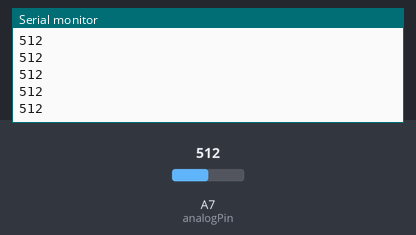
Recording of a sketch running on a simulated Arduino Nano, built with avr-gcc and run on an emulated ATmega328P. On the bench: the last lines printed to the serial monitor. Inputs (shaded band) come from the test bench; at power-on: A7 (analogPin) = 512.

Above: at 1.2 s.
1.3 s: A7 (analogPin) set to 716
At 1.31 s:
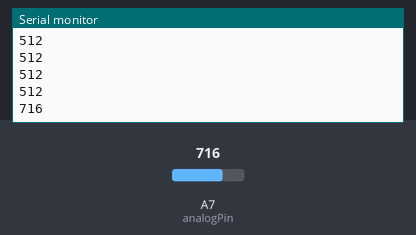
2.8 s: A7 (analogPin) set to 900
At 2.81 s:
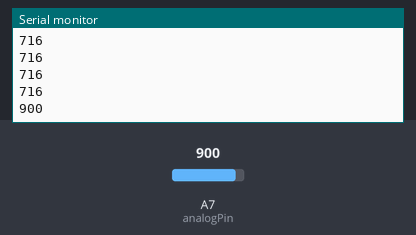
Timing chart, 0 to 5.8 s (numbered marks = the images above; inputs shaded):
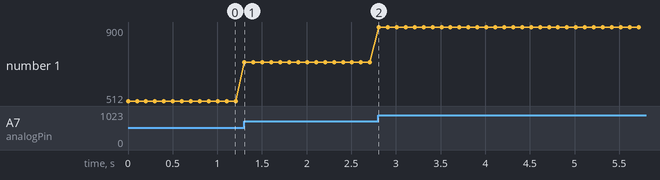

Measured:
- after the input at 1.3 s, the serial monitor: prints a new line at once (image 1)
- after the input at 2.8 s, the serial monitor: prints a new line at once (image 2)
- plotted number 1: 512 → 716 after the input at 1.3 s, 716 → 900 after the input at 2.8 s

The sketch:

MusleReader.ino
```cpp
int analogPin = A7;
int data = 0;

void setup() {
  // put your setup code here, to run once:
  Serial.begin(9600);
}

void loop() {
  // put your main code here, to run repeatedly:
  data = analogRead(analogPin);
  Serial.println(data);

  delay(100);
}
```
